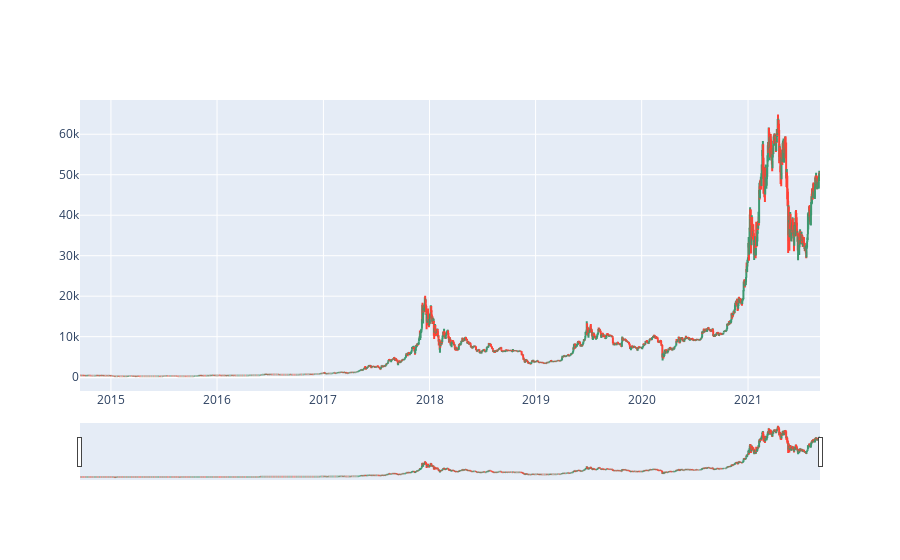

Notebook code for this chart:
### Markdown cell above
### OHLC

### Code cell
trace = go.Ohlc(x=btc_yahoo.index,
                open=btc_yahoo.Open,
                high=btc_yahoo.High,
                low=btc_yahoo.Low,
                close=btc_yahoo.Close)
data = [trace]

iplot(data, filename='simple_ohlc')

### Figure 1 — Plotly figure (JSON) as saved in the notebook; plotly's stock layout.template omitted (floating-point values rounded to 4 significant figures; data arrays with more than 128 entries replaced by an {"elided": "..."} marker saying what was removed)
{"data": [{"close": {"elided": "2546 float values"}, "high": {"elided": "2546 float values"}, "low": {"elided": "2546 float values"}, "open": {"elided": "2546 float values"}, "type": "ohlc", "x": {"elided": "2546 str values"}}], "layout": {}}
